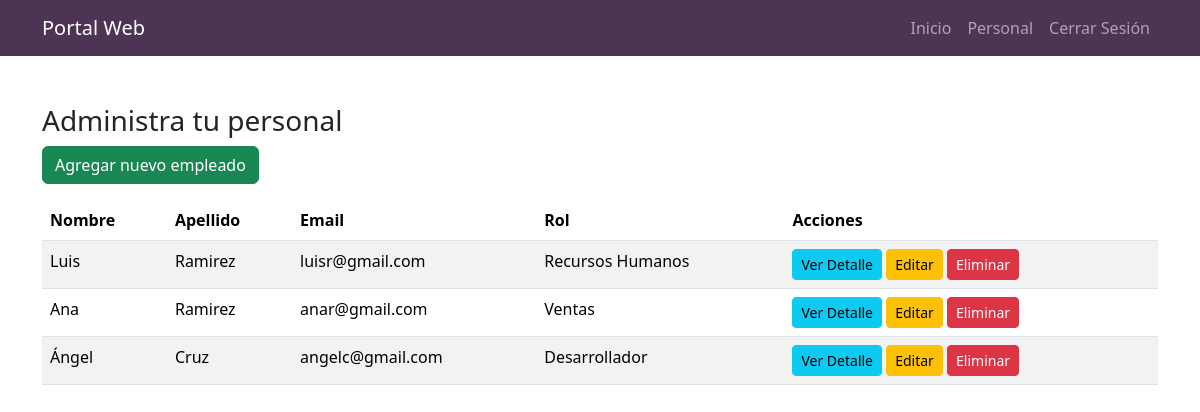
Page /personal/ (signed in) on the earlier database version.
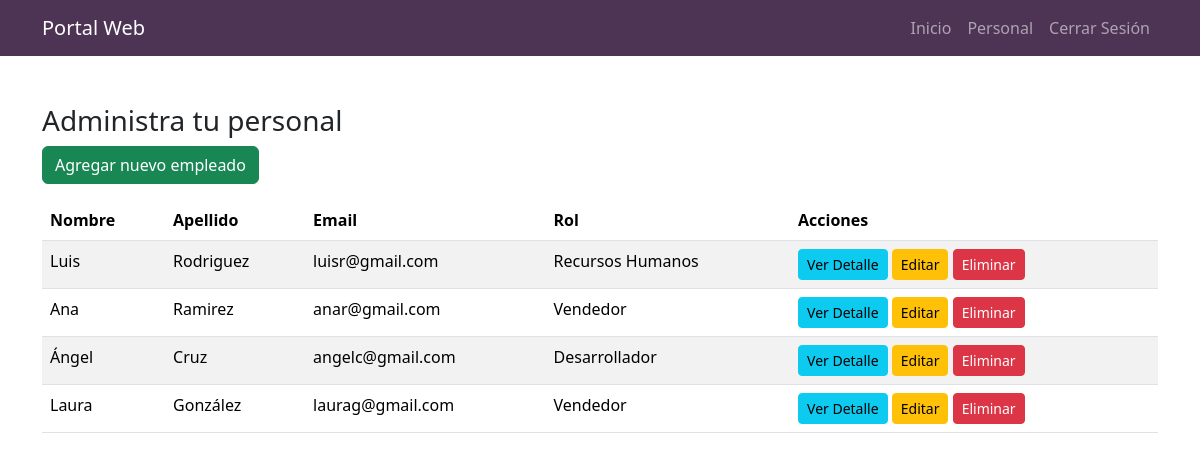
Same page on the later database version.
### app/models.py (models this page shows, shortened)
class Empleado(models.Model):
    ROLES = (
        ('Gerente', 'Gerente'),
        ('Desarrollador', 'Desarrollador'),
        ('Recursos Humanos', 'Recursos Humanos'),
        ('Vendedor', 'Vendedor'),
    )
    nombre = models.CharField(max_length=50)
    apellido = models.CharField(max_length=50)
    email = models.EmailField(unique=True)
    rol = models.CharField(max_length=50, choices=ROLES)
    departamento = models.CharField(max_length=50)
    fecha_contratacion = models.DateField()
    telefono = models.CharField(max_length=15)
    usuario = models.ForeignKey(User, on_delete=models.CASCADE)

### app/views.py (the view)
# urls.py: path("personal/", views.personal, name="personal"),
@login_required
def personal(request):
    empleados = Empleado.objects.filter(usuario=request.user)
    return render(request, 'personal/personal.html', {'empleados': empleados})

### app/templates/personal/personal.html (shortened to what this page needs)
{% extends "base.html" %}
{% block content %}
<div class="container mt-5">
    <h3>Administra tu personal</h3>
    <div class="mb-3">
        <a href="{% url 'crear_empleado' %}" class="btn btn-success">Agregar nuevo empleado</a>
    </div>
    <table class="table table-striped">
        <thead>
            <tr>
                <th>Nombre</th>
                <th>Apellido</th>
                <th>Email</th>
                <th>Rol</th>
                <th>Acciones</th>
            </tr>
        </thead>
        <tbody>
            {% for empleado in empleados %}
            <tr>
                <td>{{ empleado.nombre }}</td>
                <td>{{ empleado.apellido }}</td>
                <td>{{ empleado.email }}</td>
                <td>{{ empleado.rol }}</td>
                <td>
                    <a href="#" class="btn btn-info btn-sm">Ver Detalle</a>
                    <a href="{% url 'modificar_empleado' empleado.id %}" class="btn btn-warning btn-sm">Editar</a>
                    <button class="btn btn-danger btn-sm" data-bs-toggle="modal" data-bs-target="#confirmDeleteModal" onclick="setEmpleadoId('{{ empleado.id }}')">Eliminar</button>
                </td>
            </tr>
            {% empty %}
            <tr>
                <td colspan="5" class="text-center">No hay empleados disponibles</td>
            </tr>
            {% endfor %}
        </tbody>
    </table>
</div>
{% endblock %}

Differences in the rows shown:
changed Empleado "Luis": apellido "Ramirez" → "Rodriguez"
changed Empleado "Ana": rol "Ventas" → "Vendedor"
added Empleado: nombre "Laura", apellido "González", email "laurag@gmail.com", rol "Vendedor"
